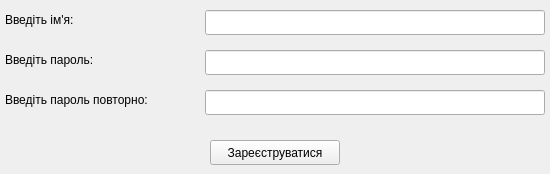
<?xml version="1.0" encoding="UTF-8"?>
<ui version="4.0">
 <class>Register</class>
 <widget class="QMainWindow" name="Register">
  <property name="geometry">
   <rect>
    <x>0</x>
    <y>0</y>
    <width>550</width>
    <height>174</height>
   </rect>
  </property>
  <property name="windowTitle">
   <string>👽 Messenger</string>
  </property>
  <widget class="QWidget" name="centralwidget">
   <widget class="QLineEdit" name="lineEdit">
    <property name="geometry">
     <rect>
      <x>205</x>
      <y>10</y>
      <width>340</width>
      <height>25</height>
     </rect>
    </property>
   </widget>
   <widget class="QLabel" name="label">
    <property name="geometry">
     <rect>
      <x>5</x>
      <y>10</y>
      <width>90</width>
      <height>20</height>
     </rect>
    </property>
    <property name="text">
     <string>Введіть ім'я:</string>
    </property>
   </widget>
   <widget class="QLineEdit" name="lineEdit_2">
    <property name="geometry">
     <rect>
      <x>205</x>
      <y>50</y>
      <width>340</width>
      <height>25</height>
     </rect>
    </property>
   </widget>
   <widget class="QLabel" name="label_2">
    <property name="geometry">
     <rect>
      <x>5</x>
      <y>50</y>
      <width>115</width>
      <height>20</height>
     </rect>
    </property>
    <property name="text">
     <string>Введіть пароль:</string>
    </property>
   </widget>
   <widget class="QPushButton" name="pushButton">
    <property name="geometry">
     <rect>
      <x>210</x>
      <y>140</y>
      <width>130</width>
      <height>25</height>
     </rect>
    </property>
    <property name="text">
     <string>Зареєструватися</string>
    </property>
   </widget>
   <widget class="QLineEdit" name="lineEdit_3">
    <property name="geometry">
     <rect>
      <x>205</x>
      <y>90</y>
      <width>340</width>
      <height>25</height>
     </rect>
    </property>
   </widget>
   <widget class="QLabel" name="label_3">
    <property name="geometry">
     <rect>
      <x>5</x>
      <y>90</y>
      <width>185</width>
      <height>20</height>
     </rect>
    </property>
    <property name="text">
     <string>Введіть пароль повторно:</string>
    </property>
   </widget>
   <widget class="QLabel" name="label_4">
    <property name="geometry">
     <rect>
      <x>0</x>
      <y>115</y>
      <width>550</width>
      <height>20</height>
     </rect>
    </property>
    <property name="text">
     <string/>
    </property>
    <property name="alignment">
     <set>Qt::AlignCenter</set>
    </property>
   </widget>
  </widget>
 </widget>
 <resources/>
 <connections/>
</ui>
